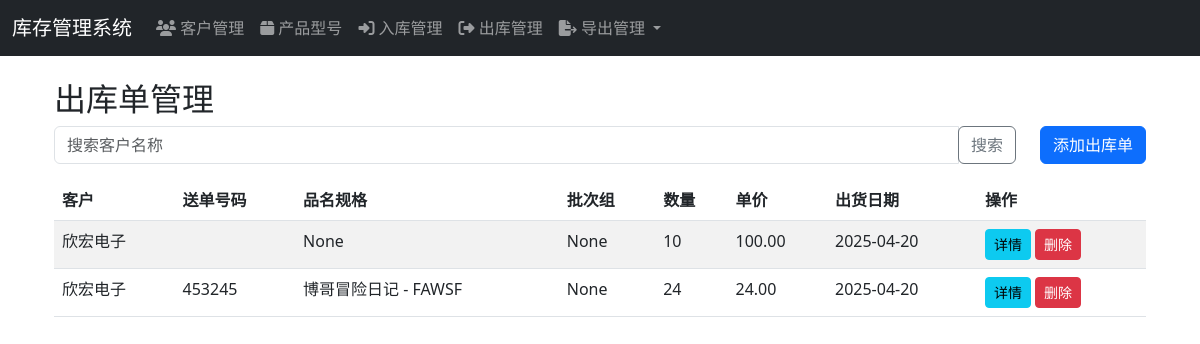
Page /inventory/outbound/ (signed in) on the earlier database version.
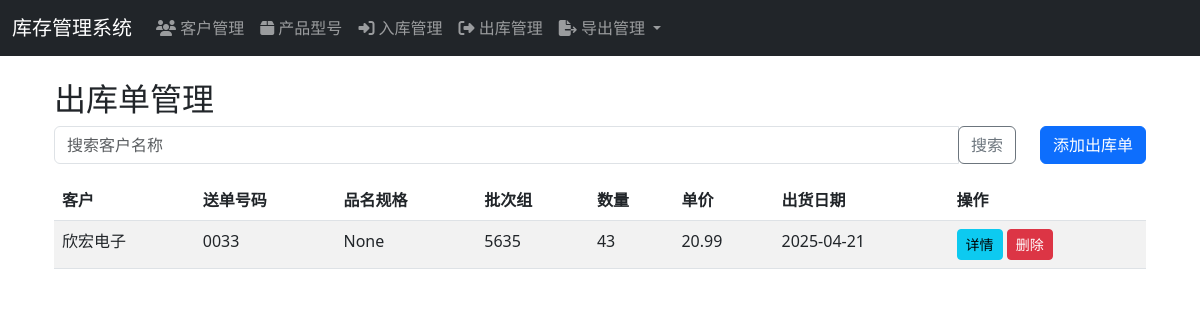
Same page on the later database version.
### inventory/models.py (models this page shows, shortened)
class OutgoingShipment(models.Model):
    document_number = models.CharField('单据编号', max_length=50)
    customer = models.ForeignKey(Customer, on_delete=models.CASCADE, verbose_name='客户')
    product_type = models.ForeignKey(ProductType, on_delete=models.CASCADE, verbose_name='产品型号')
    batch_number = models.CharField('批号', max_length=50)
    product_spec = models.CharField(max_length=200, blank=True, null=True, verbose_name='品名规格')
    shipment_date = models.DateField('出货日期', default=timezone.now)
    order_number = models.CharField('选单号码', max_length=50, blank=True)  # 添加选单号码字段
    quantity = models.IntegerField('数量')
    unit_price = models.DecimalField('单价', max_digits=10, decimal_places=2)
    total_amount = models.DecimalField('总金额', max_digits=12, decimal_places=2)
    pin_pitch = models.CharField('脚距', max_length=50, blank=True)
    unit_weight = models.DecimalField('单重(g)', max_digits=10, decimal_places=2, null=True, blank=True)
    notes = models.TextField('备注', blank=True)
    batch_group_name = models.CharField(
        '批次组',
        max_length=100,
        blank=True,
        null=True,
        db_index=True  # Add index for better performance
    )
    AUDIT_STATUS_CHOICES = [
        ('PENDING', '待审核'),
        ('APPROVED', '已审核'),
        ('REJECTED', '已驳回'),
    ]
    audit_status = models.CharField('审核状态', max_length=10, choices=AUDIT_STATUS_CHOICES, default='PENDING')
    auditor = models.ForeignKey('auth.User', on_delete=models.SET_NULL, null=True, blank=True, verbose_name='审核人')
    audit_time = models.DateTimeField('审核时间', null=True, blank=True)
    created_at = models.DateTimeField('创建时间', auto_now_add=True)
    class Meta:
        verbose_name = '出货单据'
        verbose_name_plural = '出货单据'

class Customer(models.Model):
    name = models.CharField('客户名称', max_length=100)
    contact = models.CharField('联系人', max_length=50, blank=True)
    phone = models.CharField('联系电话', max_length=20, blank=True)
    address = models.TextField('地址', blank=True)
    batch_number = models.CharField('批号', max_length=50, blank=True)
    model_spec = models.CharField('型号规格', max_length=100, blank=True)
    pin_pitch = models.CharField('针距', max_length=50, blank=True)
    unit_price = models.DecimalField('单价', max_digits=10, decimal_places=2, default=0)
    created_at = models.DateTimeField('创建时间', auto_now_add=True)
    class Meta:
        verbose_name = '客户'
        verbose_name_plural = '客户'

### inventory/views.py (the view)
# urls.py: path('outbound/', views.outbound_list, name='outbound_list'),
@login_required
def outbound_list(request):
    outbound_shipments = OutgoingShipment.objects.all().select_related(
        'customer',
        'product_type'
    ).order_by('-created_at')
    print("查询到的出库单数量:", outbound_shipments.count())
    for shipment in outbound_shipments:
        print(f"出库单ID: {shipment.id}, 单号: {shipment.document_number}")
    return render(request, 'inventory/outbound_list.html', {
        'outbound_shipments': outbound_shipments
    })

### inventory/context_processors.py (called while the page is built)
def customers_processor(request):
    return {
        'customers': Customer.objects.all().order_by('name')
    }

### templates/inventory/outbound_list.html (shortened to what this page needs)
{% extends 'base.html' %}
{% block content %}
<div class="container mt-4">
    <h2>出库单管理</h2>
    <div class="row mb-3">
        <div class="col">
            <form class="form-inline" method="get">
                <div class="input-group">
                    <input type="text" class="form-control" name="search" value="{{ search_query }}" placeholder="搜索客户名称">
                    <div class="input-group-append">
                        <button class="btn btn-outline-secondary" type="submit">搜索</button>
                    </div>
                </div>
            </form>
        </div>
        <div class="col-auto">
            <a href="{% url 'inventory:outbound_add' %}" class="btn btn-primary">添加出库单</a>
        </div>
    </div>
    <div class="table-responsive">
        <table class="table table-striped">
            <thead>
                <tr>
                    <th>客户</th>
                    <th>送单号码</th>
                    <th>品名规格</th>
                    <th>批次组</th>
                    <th>数量</th>
                    <th>单价</th>
                    <th>出货日期</th>
                    <th>操作</th>
                </tr>
            </thead>
            <tbody>
                {% for outbound in outbound_shipments %}
                <tr>
                    <td>{{ outbound.customer.name }}</td>
                    <td>{{ outbound.order_number }}</td>
                    <td>{{ outbound.product_spec }}</td>
                    <td>{{ outbound.batch_group_name }}</td>
                    <td>{{ outbound.quantity }}</td>
                    <td>{{ outbound.unit_price }}</td>
                    <td>{{ outbound.shipment_date|date:"Y-m-d" }}</td>
                    <td>
                        <a href="{% url 'inventory:outbound_detail' outbound.id %}" class="btn btn-sm btn-info">详情</a>
                        <a href="{% url 'inventory:outbound_delete' outbound.id %}"
                           class="btn btn-sm btn-danger"
                           onclick="return confirm('确定要删除这条出库记录吗？')">删除</a>
                    </td>
                </tr>
                {% empty %}
                <tr>
                    <td colspan="8" class="text-center">暂无出库记录</td>
                </tr>
                {% endfor %}
            </tbody>
        </table>
    </div>
</div>
{% endblock %}

### templates/base.html (shortened to what this page needs)
<!DOCTYPE html>
<html lang="zh-CN">
<head>
    <link href="https://cdn.bootcdn.net/ajax/libs/twitter-bootstrap/5.3.0/css/bootstrap.min.css" rel="stylesheet">
    <link href="https://cdn.bootcdn.net/ajax/libs/font-awesome/6.4.0/css/all.min.css" rel="stylesheet">
</head>
<body>
    <nav class="navbar navbar-expand-lg navbar-dark bg-dark">
        <div class="container-fluid">
            <a class="navbar-brand" href="{% url 'home' %}">库存管理系统</a>
            <div class="collapse navbar-collapse" id="navbarNav">
                <ul class="navbar-nav">
                    <li class="nav-item">
                        <a class="nav-link" href="{% url 'inventory:customer_list' %}"><i class="fas fa-users"></i> 客户管理</a>
                    </li>
                    <li class="nav-item">
                        <a class="nav-link" href="{% url 'inventory:product_type_list' %}"><i class="fas fa-box"></i> 产品型号</a>
                    </li>
                    <li class="nav-item">
                        <a class="nav-link" href="{% url 'inventory:inbound_list' %}"><i class="fas fa-sign-in-alt"></i> 入库管理</a>
                    </li>
                    <li class="nav-item">
                        <a class="nav-link" href="{% url 'inventory:outbound_list' %}"><i class="fas fa-sign-out-alt"></i> 出库管理</a>
                    </li>
                    <li class="nav-item dropdown">
                        <a class="nav-link dropdown-toggle" href="#" id="exportDropdown" role="button" data-bs-toggle="dropdown">
                            <i class="fas fa-file-export"></i> 导出管理
                        </a>
                    </li>
                </ul>
            </div>
        </div>
    </nav>
    <div class="container mt-4">
        {% block content %}
        {% endblock %}
    </div>
</body>
</html>

Differences in the rows shown:
removed OutgoingShipment: customer.name "欣宏电子", product_spec "None", batch_group_name "None", quantity "10", unit_price "100.00", shipment_date "2025-04-20"
removed OutgoingShipment: customer.name "欣宏电子", order_number "453245", product_spec "博哥冒险日记 - FAWSF", batch_group_name "None", quantity "24", unit_price "24.00", shipment_date "2025-04-20"
added OutgoingShipment: customer.name "欣宏电子", order_number "0033", product_spec "None", batch_group_name "5635", quantity "43", unit_price "20.99", shipment_date "2025-04-21"
